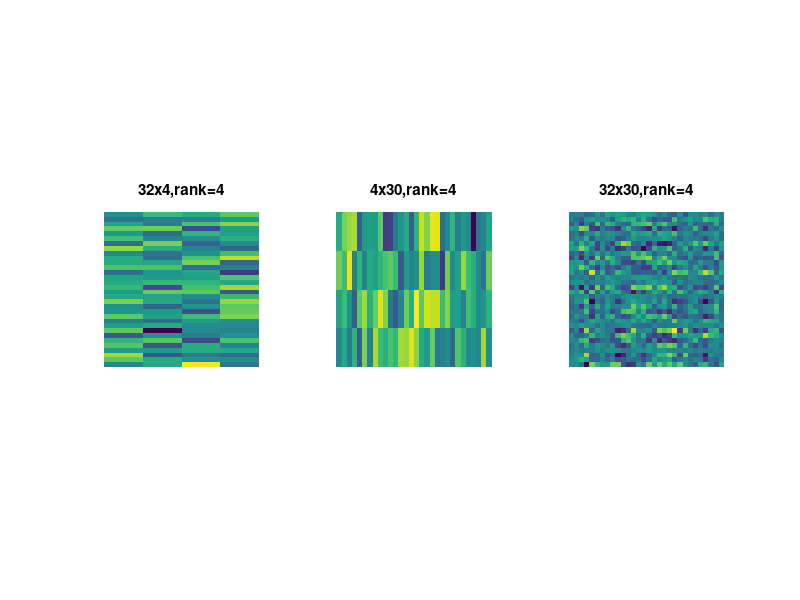

Write MATLAB code to recreate this figure.
%singular 2*2 matrix
smallmat=[1 3; 2 6];
rank(smallmat);
det(smallmat);

% reduced-rank matrix
M1=randn(32,4);
M2=randn(4,30);

bigMat=M1*M2;
size(bigMat)
rank(bigMat)

figure(4),clf
subplot(131),imagesc(M1),axis square, axis off
title([num2str(size(M1,1)) 'x' num2str(size(M1,2)) ',rank=' num2str(rank(M2))])

subplot(132),imagesc(M2),axis square, axis off
title([num2str(size(M2,1)) 'x' num2str(size(M2,2)) ',rank=' num2str(rank(M2))])
subplot(133),imagesc(bigMat),axis square, axis off
title([num2str(size(bigMat,1)) 'x' num2str(size(bigMat,2)) ',rank=' num2str(rank(bigMat))])



